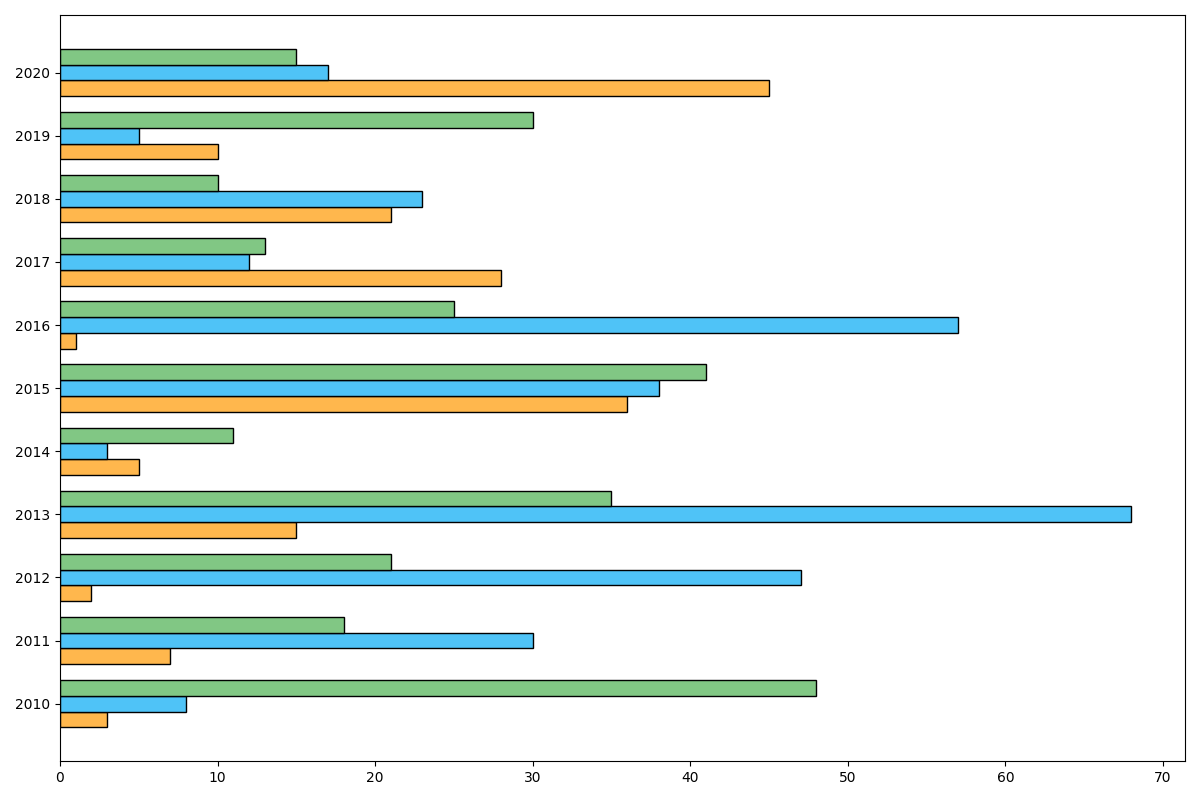

Source code (Python):
import matplotlib.pyplot as plt
import numpy as np

years = np.arange(2010, 2021)
# Randomly altered the data values within the original dimensions
solar_capacity = [3, 7, 2, 15, 5, 36, 1, 28, 21, 10, 45]  
wind_capacity = [8, 30, 47, 68, 3, 38, 57, 12, 23, 5, 17]
hydro_capacity = [48, 18, 21, 35, 11, 41, 25, 13, 10, 30, 15]

colors = ['#4FC3F7', '#81C784', '#FFB74D']

fig, ax = plt.subplots(figsize=(12, 8))

bar_height = 0.25
indices = np.arange(len(years))

ax.barh(indices - bar_height, solar_capacity, bar_height, color=colors[2], edgecolor='black')
ax.barh(indices, wind_capacity, bar_height, color=colors[0], edgecolor='black')
ax.barh(indices + bar_height, hydro_capacity, bar_height, color=colors[1], edgecolor='black')

ax.set_yticks(indices)
ax.set_yticklabels(years)

plt.tight_layout()
plt.show()
